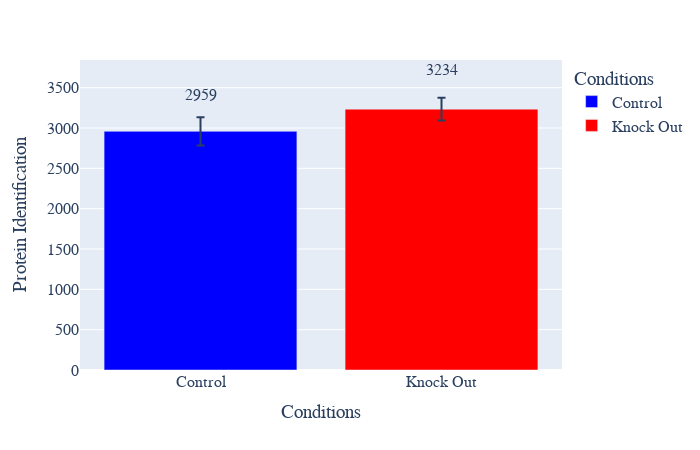

The notebook cell this image was saved under:
### Code cell
#ID plot(protein and peptides)
plot_options={
            "mean label": "True",
            "error bar": "stdev",
            "X Title": "Conditions",
            "Y Title": "Protein Identification",
            "color": ["blue", "red", "black", "yellow", "green", "purple",
                      "orange", "brown", "pink", "gray", "olive", "cyan"],
            "width": 700,
            "height": 450,
            "font": dict(size=16, family="Arial black"),
            "ID mode": "total",
            "help for information only": \
            "Mean label options: True or False." \
            "error bar options: stdev or ci95." \
            "color: the first few colors will be used"
            "ID mode options: total, MS2, stacked." \
        }
plot_options["plot_type"] = "1" # 1 is protein, 2 is peptide
figure ,_ ,_ =ID_plots(data_obj, plot_options, saved_settings)
figure.show()
#figure.write_image("images/test.svg")

### Figure 1 — Plotly figure (JSON) as saved in the notebook; plotly's stock layout.template omitted (floating-point values rounded to 4 significant figures)
{"data": [{"alignmentgroup": "True", "error_y": {"array": [174.8]}, "hovertemplate": "Conditions=%{x}<br>IDs=%{y}<extra></extra>", "legendgroup": "Control", "marker": {"color": "blue", "pattern": {"shape": ""}}, "name": "Control", "offsetgroup": "Control", "orientation": "v", "showlegend": true, "textposition": "auto", "type": "bar", "x": ["Control"], "xaxis": "x", "y": [2960.0], "yaxis": "y"}, {"alignmentgroup": "True", "error_y": {"array": [142.3]}, "hovertemplate": "Conditions=%{x}<br>IDs=%{y}<extra></extra>", "legendgroup": "Knock Out", "marker": {"color": "red", "pattern": {"shape": ""}}, "name": "Knock Out", "offsetgroup": "Knock Out", "orientation": "v", "showlegend": true, "textposition": "auto", "type": "bar", "x": ["Knock Out"], "xaxis": "x", "y": [3234.0], "yaxis": "y"}], "layout": {"annotations": [{"showarrow": false, "text": "2959", "x": "Control", "y": 3404.0}, {"showarrow": false, "text": "3234", "x": "Knock Out", "y": 3720.0}], "barmode": "relative", "font": {"family": "Arial black", "size": 16}, "height": 450, "legend": {"title": {"text": "Conditions"}, "tracegroupgap": 0}, "margin": {"t": 60}, "width": 700, "xaxis": {"anchor": "y", "categoryarray": ["Control", "Knock Out"], "categoryorder": "array", "domain": [0, 1], "title": {"text": "Conditions"}}, "yaxis": {"anchor": "x", "domain": [0, 1], "title": {"text": "Protein Identification"}}}}
